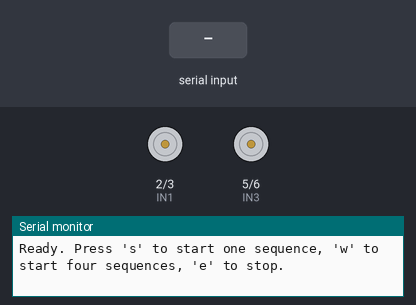
A sketch run on a simulated Arduino Uno, built with avr-gcc and run on an emulated ATmega328P. On the bench: motor-driver pin pairs drawn as motors (green arrow = first pin HIGH = forward, orange = second pin HIGH = backward, longer = more drive, scaled by the enable pin), the last lines printed to the serial monitor. Inputs (shaded band) come from the test bench.

Above: at 1.2 s.
1.3 s: "s" received over Serial
At 2.0 s:
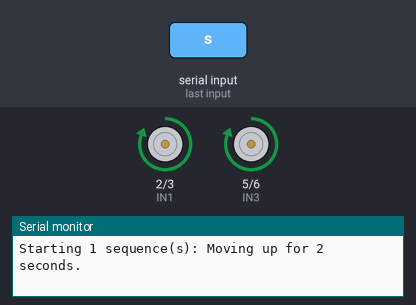
5.8 s: "w" received over Serial
At 8.1 s:
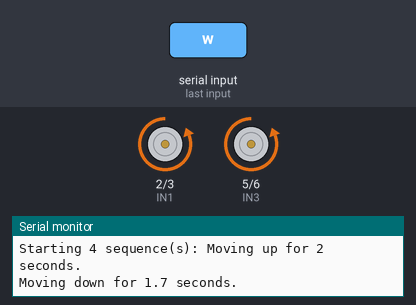
Timing chart, 0 to 14.7 s (numbered marks = the images above; inputs shaded):
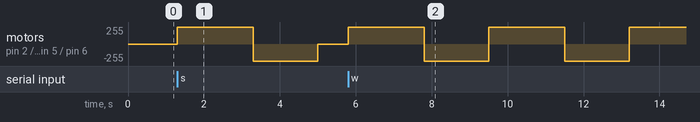

Measured:
- after the input at 1.3 s, motor on pin 2 (IN1) / pin 3 (IN2), motor on pin 5 (IN3) / pin 6 (IN4): stopped → forward 255/255 at once, → backward 255/255 2.0 s later, → stopped 1.7 s later
- after the input at 5.8 s, motor on pin 2 (IN1) / pin 3 (IN2), motor on pin 5 (IN3) / pin 6 (IN4): alternates forward 255/255 for 2.0 s and backward 255/255 for 1.7 s, starting at once

The sketch:

knee_exo_version_1_code_up_2_down_2_sec_sketch_jun1a.ino
```cpp
// Pin definitions for L298N
const int IN1 = 2;  // Motor A direction
const int IN2 = 3;  // Motor A direction
const int ENA = 4;  // Motor A enable
const int IN3 = 5;  // Motor B direction
const int IN4 = 6;  // Motor B direction
const int ENB = 7;  // Motor B enable

// Motor control functions
void moveUp() {
  digitalWrite(IN1, HIGH);
  digitalWrite(IN2, LOW);
  digitalWrite(ENA, HIGH); // Enable Motor A
  digitalWrite(IN3, HIGH);
  digitalWrite(IN4, LOW);
  digitalWrite(ENB, HIGH); // Enable Motor B
}

void moveDown() {
  digitalWrite(IN1, LOW);
  digitalWrite(IN2, HIGH);
  digitalWrite(ENA, HIGH); // Enable Motor A
  digitalWrite(IN3, LOW);
  digitalWrite(IN4, HIGH);
  digitalWrite(ENB, HIGH); // Enable Motor B
}

void stopMotors() {
  digitalWrite(ENA, LOW); // Disable Motor A
  digitalWrite(ENB, LOW); // Disable Motor B
  digitalWrite(IN1, LOW);
  digitalWrite(IN2, LOW);
  digitalWrite(IN3, LOW);
  digitalWrite(IN4, LOW);
}

// States for the sequence
enum State { IDLE, UP, DOWN, STOPPED };

// Variables
State currentState = IDLE;
unsigned long startTime = 0;
bool sequenceRunning = false;
int sequenceCount = 0;

void setup() {
  // Initialize pins
  pinMode(IN1, OUTPUT);
  pinMode(IN2, OUTPUT);
  pinMode(ENA, OUTPUT);
  pinMode(IN3, OUTPUT);
  pinMode(IN4, OUTPUT);
  pinMode(ENB, OUTPUT);

  Serial.begin(9600);
  stopMotors();
  Serial.println("Ready. Press 's' to start one sequence, 'w' to start four sequences, 'e' to stop.");
}

void loop() {
  // Handle serial input
  if (Serial.available() > 0) {
    char command = Serial.read();
    if (command == 's') {
      if (!sequenceRunning) {
        sequenceCount = 1;
        startSequence();
      } else {
        stopMotors();
        sequenceRunning = false;
        sequenceCount = 0;
        Serial.println("Sequence stopped by user.");
      }
    } else if (command == 'w' && !sequenceRunning) {
      sequenceCount = 4;
      startSequence();
    } else if (command == 'e') {
      stopMotors();
      sequenceRunning = false;
      sequenceCount = 0;
      currentState = STOPPED;
      Serial.println("Motors stopped. Waiting for next command.");
    }
  }

  // State machine for sequence
  if (sequenceRunning) {
    switch (currentState) {
      case UP:
        if (millis() - startTime >= 2000) {  // 2 seconds
          currentState = DOWN;
          startTime = millis();
          moveDown();
          Serial.println("Moving down for 1.7 seconds.");
        }
        break;
      case DOWN:
        if (millis() - startTime >= 1700) {  // 1.7 seconds
          currentState = STOPPED;
          stopMotors();
          if (sequenceCount > 1) {
            sequenceCount--;
            currentState = UP;
            startTime = millis();
            moveUp();
            Serial.println("Starting next sequence: Moving up for 2 seconds.");
          } else {
            sequenceRunning = false;
            Serial.println("All sequences completed.");
          }
        }
        break;
      case STOPPED:
        // Do nothing
        break;
    }
  }
}

// Function to start the sequence
void startSequence() {
  sequenceRunning = true;
  currentState = UP;
  startTime = millis();
  moveUp();
  Serial.print("Starting ");
  Serial.print(sequenceCount);
  Serial.println(" sequence(s): Moving up for 2 seconds.");
}
```
